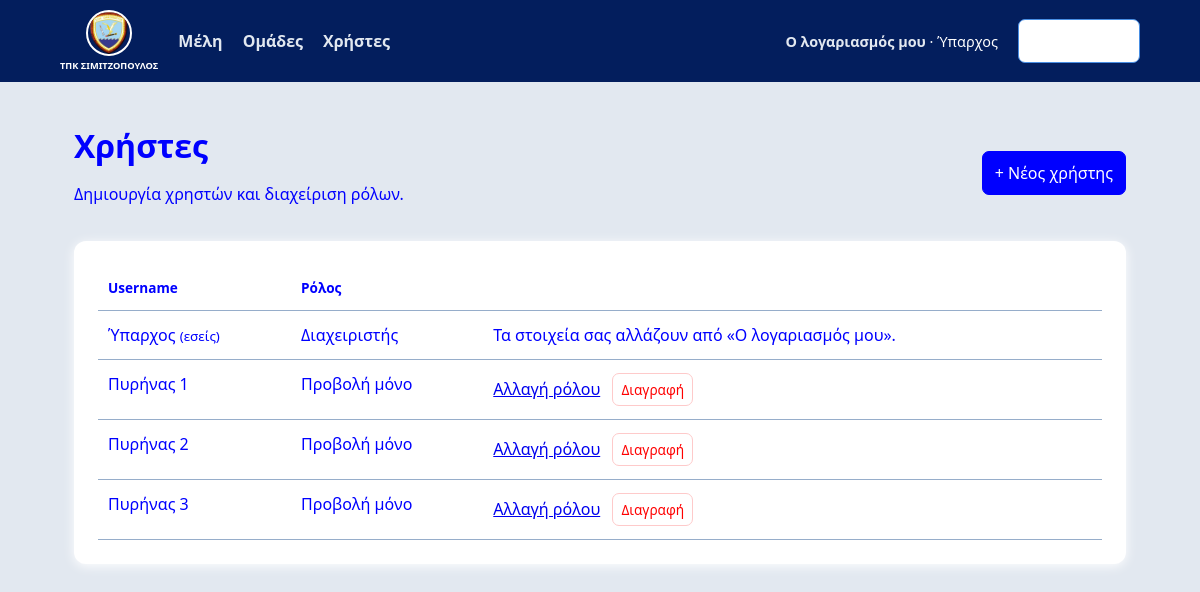
Page /users/ (signed in) on the committed database.
### app/infrastructure/models.py (models this page shows, shortened)
class UserModel(UserMixin, db.Model):
    __tablename__ = "users"
    id = db.Column(db.Integer, primary_key=True)
    username = db.Column(db.String(80), unique=True, nullable=False, index=True)
    password_hash = db.Column(db.String(255), nullable=False)
    role = db.Column(db.String(20), nullable=False, default="viewer")

### app/controllers/user_controller.py (the view)
@users_bp.get("/")
@roles_required("admin")
def index(): return render_template("users.html", users=AuthService().list_users())

### app/__init__.py (called while the page is built)
@login_manager.user_loader
def load_user(user_id: str):
    return db.session.get(UserModel, int(user_id))

### app/controllers/security.py (called while the page is built)
def roles_required(*roles):
    def decorator(view):
        @wraps(view)
        def wrapped(*args, **kwargs):
            if not current_user.is_authenticated or current_user.role not in roles:
                abort(403)
            return view(*args, **kwargs)
        return wrapped
    return decorator

### app/repositories/repositories.py (called while the page is built)
    def all(self):
        return UserModel.query.order_by(UserModel.username).all()

### app/services/auth_service.py (called while the page is built)
    def list_users(self): return self.users.all()

### app/templates/users.html
{% extends 'base.html' %}{% block content %}
<div class="heading">
    <div>
    <h1>Χρήστες</h1>
    <p>Δημιουργία χρηστών και διαχείριση ρόλων.</p>
</div>
    <a class="button primary" href="{{ url_for('users.create') }}">+ Νέος χρήστης</a>
</div>
<div class="card">
    <table>
        <thead>
            <tr>
                <th>Username</th>
                <th>Ρόλος</th>
                <th></th>
            </tr>
        </thead>
        <tbody>{% for user in users %}
            <tr><td>{{ user.username }}{% if user.id == current_user.id %}
                <small>(εσείς)</small>
                {% endif %}</td>
                <td>{{ 'Διαχειριστής' if user.role == 'admin' else 'Προβολή μόνο' }}</td>
                <td>{% if user.id != current_user.id %}
                    <a href="{{ url_for('users.edit_role', user_id=user.id) }}">Αλλαγή ρόλου</a>
                    <form class="inline" method="post" action="{{ url_for('users.delete', user_id=user.id) }}">
                        <button class="danger" onclick="return confirm('Να διαγραφεί ο χρήστης;')">Διαγραφή</button>
                    </form>{% else %}Τα στοιχεία σας αλλάζουν από «Ο λογαριασμός μου».{% endif %}</td>
                </tr>{% endfor %}
        </tbody>
    </table>
</div>
{% endblock %}

### app/templates/base.html (shortened to what this page needs)
<!doctype html>
<html lang="el">
    <head>
        <link rel="stylesheet" href="{{ url_for('static', filename='style.css') }}">
    </head>
    <body>{% if current_user.is_authenticated %}
        <nav>
            <div class="ship-identity">
                <img class="nav-logo" src="{{ url_for('static', filename='ship-crest.png') }}" alt="Θυρεός πλοίου">
                <span>ΤΠΚ ΣΙΜΙΤΖΟΠΟΥΛΟΣ
                </span>
            </div>
            <a href="{{ url_for('members.index') }}">Μέλη</a>
            {% if current_user.role == 'admin' %}
            <a href="{{ url_for('groups.index') }}">Ομάδες</a>
            <a href="{{ url_for('users.index') }}">Χρήστες</a>
            {% endif %}
            <span>
                <a class="profile-link" href="{{ url_for('users.profile') }}">Ο λογαριασμός μου</a>
                 · {{ current_user.username }}
            </span>
            <form action="{{ url_for('auth.logout') }}" method="post">
                <button>Αποσύνδεση</button>
            </form>
        </nav>{% endif %}
        <main>
            {% block content %}
            {% endblock %}
        </main>
    </body>
</html>

### app/static/style.css (style rules this page uses)
:root { font-family:system-ui,sans-serif; color:#0000ff; background:#e2e8f0 }
* { box-sizing:border-box }
body { margin:0 }
nav { background:#031e5d; color:#fff; padding:10px max(5vw,24px); display:flex; gap:20px; align-items:center }
.nav-logo { width:46px; height:46px; object-fit:cover; border-radius:50%; border:2px solid #ffffff }
.ship-identity { display:flex; flex-direction:column; align-items:center; gap:3px; flex-shrink:0 }
.ship-identity span { margin-left:0; font-size:.58rem; font-weight:700; white-space:nowrap; color:#ffffff }
nav a { color:#e2e8f0; text-decoration:none; font-weight:600 }
nav span { margin-left:auto; font-size:.9rem }
nav form { margin:0 }
main { max-width:1100px; margin:42px auto; padding:0 24px }
.card { background:#fff; border-radius:12px; padding:24px; box-shadow:0 2px 12px #fff; margin:20px 0 }
.heading { display:flex; align-items:center; justify-content:space-between; gap:20px }
h1 { margin:0; font-size:2rem }
p { color:#0000ff }
form { display:grid;gap:16px }
input,select,button,.button { font:inherit; padding:10px 12px; border:1px solid #488ee3; border-radius:7px; background:#fff }
button,.button { cursor:pointer; text-decoration:none; color:#fff; width:max-content }
.primary { background:#0000ff; color:#fff; border-color:#0000ff }
.danger { color:#ff0000; border-color:#fecaca; font-size:.85rem; padding:6px 8px }
table { width:100%; border-collapse:collapse }
th,td { text-align:left; padding:13px 10px; border-bottom:1px solid #96adca; vertical-align:top }
th { color:#0000ff; font-size:.85rem }
.inline { display:inline; margin-left:8px }

### rows in the picture
UserModel: username "Ύπαρχος", shows "(εσείς)", role "Διαχειριστής", shows "Τα στοιχεία σας αλλάζουν από «Ο λογαριασμός μου»."
UserModel: username "Πυρήνας 1", role "Προβολή μόνο"
UserModel: username "Πυρήνας 2", role "Προβολή μόνο"
UserModel: username "Πυρήνας 3", role "Προβολή μόνο"
